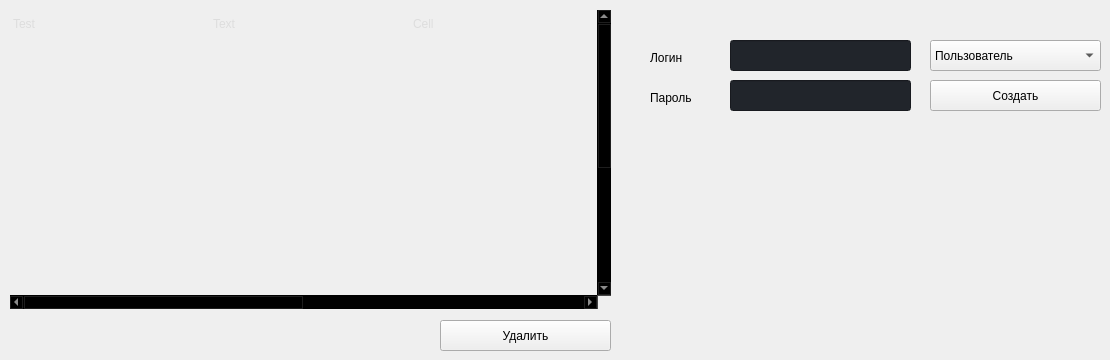
                     <widget class="QWidget" name="adduser_page">
                      <widget class="QTableWidget" name="adduser_user_table">
                       <property name="geometry">
                        <rect>
                         <x>10</x>
                         <y>10</y>
                         <width>601</width>
                         <height>299</height>
                        </rect>
                       </property>
                       <property name="sizePolicy">
                        <sizepolicy hsizetype="Expanding" vsizetype="Expanding">
                         <horstretch>0</horstretch>
                         <verstretch>0</verstretch>
                        </sizepolicy>
                       </property>
                       <property name="palette">
                        <palette>
                         <active>
                          <colorrole role="WindowText">
                           <brush brushstyle="SolidPattern">
                            <color alpha="255">
                             <red>221</red>
                             <green>221</green>
                             <blue>221</blue>
                            </color>
                           </brush>
                          </colorrole>
                          <colorrole role="Button">
                           <brush brushstyle="SolidPattern">
                            <color alpha="0">
                             <red>0</red>
                             <green>0</green>
                             <blue>0</blue>
                            </color>
                           </brush>
                          </colorrole>
                          <colorrole role="Text">
                           <brush brushstyle="SolidPattern">
                            <color alpha="255">
                             <red>221</red>
                             <green>221</green>
                             <blue>221</blue>
                            </color>
                           </brush>
                          </colorrole>
                          <colorrole role="ButtonText">
                           <brush brushstyle="SolidPattern">
                            <color alpha="255">
                             <red>221</red>
                             <green>221</green>
                             <blue>221</blue>
                            </color>
                           </brush>
                          </colorrole>
                          <colorrole role="Base">
                           <brush brushstyle="NoBrush">
                            <color alpha="255">
                             <red>0</red>
                             <green>0</green>
                             <blue>0</blue>
                            </color>
                           </brush>
                          </colorrole>
                          <colorrole role="Window">
                           <brush brushstyle="SolidPattern">
                            <color alpha="0">
                             <red>0</red>
                             <green>0</green>
                             <blue>0</blue>
                            </color>
                           </brush>
                          </colorrole>
                          <colorrole role="PlaceholderText">
                           <brush brushstyle="SolidPattern">
                            <color alpha="128">
                             <red>221</red>
                             <green>221</green>
                             <blue>221</blue>
                            </color>
                           </brush>
                          </colorrole>
                         </active>
                         <inactive>
                          <colorrole role="WindowText">
                           <brush brushstyle="SolidPattern">
                            <color alpha="255">
                             <red>221</red>
                             <green>221</green>
                             <blue>221</blue>
                            </color>
                           </brush>
                          </colorrole>
                          <colorrole role="Button">
                           <brush brushstyle="SolidPattern">
                            <color alpha="0">
                             <red>0</red>
                             <green>0</green>
                             <blue>0</blue>
                            </color>
                           </brush>
                          </colorrole>
                          <colorrole role="Text">
                           <brush brushstyle="SolidPattern">
                            <color alpha="255">
                             <red>221</red>
                             <green>221</green>
                             <blue>221</blue>
                            </color>
                           </brush>
                          </colorrole>
                          <colorrole role="ButtonText">
                           <brush brushstyle="SolidPattern">
                            <color alpha="255">
                             <red>221</red>
                             <green>221</green>
                             <blue>221</blue>
                            </color>
                           </brush>
                          </colorrole>
                          <colorrole role="Base">
                           <brush brushstyle="NoBrush">
                            <color alpha="255">
                             <red>0</red>
                             <green>0</green>
                             <blue>0</blue>
                            </color>
                           </brush>
                          </colorrole>
                          <colorrole role="Window">
                           <brush brushstyle="SolidPattern">
                            <color alpha="0">
                             <red>0</red>
                             <green>0</green>
                             <blue>0</blue>
                            </color>
                           </brush>
                          </colorrole>
                          <colorrole role="PlaceholderText">
                           <brush brushstyle="SolidPattern">
                            <color alpha="128">
                             <red>221</red>
                             <green>221</green>
                             <blue>221</blue>
                            </color>
                           </brush>
                          </colorrole>
                         </inactive>
                         <disabled>
                          <colorrole role="WindowText">
                           <brush brushstyle="SolidPattern">
                            <color alpha="255">
                             <red>221</red>
                             <green>221</green>
                             <blue>221</blue>
                            </color>
                           </brush>
                          </colorrole>
                          <colorrole role="Button">
                           <brush brushstyle="SolidPattern">
                            <color alpha="0">
                             <red>0</red>
                             <green>0</green>
                             <blue>0</blue>
                            </color>
                           </brush>
                          </colorrole>
                          <colorrole role="Text">
                           <brush brushstyle="SolidPattern">
                            <color alpha="255">
                             <red>221</red>
                             <green>221</green>
                             <blue>221</blue>
                            </color>
                           </brush>
                          </colorrole>
                          <colorrole role="ButtonText">
                           <brush brushstyle="SolidPattern">
                            <color alpha="255">
                             <red>221</red>
                             <green>221</green>
                             <blue>221</blue>
                            </color>
                           </brush>
                          </colorrole>
                          <colorrole role="Base">
                           <brush brushstyle="NoBrush">
                            <color alpha="255">
                             <red>0</red>
                             <green>0</green>
                             <blue>0</blue>
                            </color>
                           </brush>
                          </colorrole>
                          <colorrole role="Window">
                           <brush brushstyle="SolidPattern">
                            <color alpha="0">
                             <red>0</red>
                             <green>0</green>
                             <blue>0</blue>
                            </color>
                           </brush>
                          </colorrole>
                          <colorrole role="PlaceholderText">
                           <brush brushstyle="SolidPattern">
                            <color alpha="128">
                             <red>221</red>
                             <green>221</green>
                             <blue>221</blue>
                            </color>
                           </brush>
                          </colorrole>
                         </disabled>
                        </palette>
                       </property>
                       <property name="frameShape">
                        <enum>QFrame::Shape::NoFrame</enum>
                       </property>
                       <property name="verticalScrollBarPolicy">
                        <enum>Qt::ScrollBarPolicy::ScrollBarAlwaysOn</enum>
                       </property>
                       <property name="sizeAdjustPolicy">
                        <enum>QAbstractScrollArea::SizeAdjustPolicy::AdjustToContents</enum>
                       </property>
                       <property name="editTriggers">
                        <set>QAbstractItemView::EditTrigger::NoEditTriggers</set>
                       </property>
                       <property name="selectionMode">
                        <enum>QAbstractItemView::SelectionMode::SingleSelection</enum>
                       </property>
                       <property name="selectionBehavior">
                        <enum>QAbstractItemView::SelectionBehavior::SelectRows</enum>
                       </property>
                       <property name="horizontalScrollMode">
                        <enum>QAbstractItemView::ScrollMode::ScrollPerItem</enum>
                       </property>
                       <property name="showGrid">
                        <bool>true</bool>
                       </property>
                       <property name="gridStyle">
                        <enum>Qt::PenStyle::SolidLine</enum>
                       </property>
                       <property name="sortingEnabled">
                        <bool>false</bool>
                       </property>
                       <attribute name="horizontalHeaderVisible">
                        <bool>false</bool>
                       </attribute>
                       <attribute name="horizontalHeaderCascadingSectionResizes">
                        <bool>true</bool>
                       </attribute>
                       <attribute name="horizontalHeaderDefaultSectionSize">
                        <number>200</number>
                       </attribute>
                       <attribute name="horizontalHeaderStretchLastSection">
                        <bool>true</bool>
                       </attribute>
                       <attribute name="verticalHeaderVisible">
                        <bool>false</bool>
                       </attribute>
                       <attribute name="verticalHeaderCascadingSectionResizes">
                        <bool>false</bool>
                       </attribute>
                       <attribute name="verticalHeaderHighlightSections">
                        <bool>false</bool>
                       </attribute>
                       <attribute name="verticalHeaderStretchLastSection">
                        <bool>true</bool>
                       </attribute>
                       <row>
                        <property name="text">
                         <string>New Row</string>
                        </property>
                        <property name="font">
                         <font>
                          <family>Segoe UI</family>
                         </font>
                        </property>
                       </row>
                       <row>
                        <property name="text">
                         <string>New Row</string>
                        </property>
                       </row>
                       <row>
                        <property name="text">
                         <string>New Row</string>
                        </property>
                       </row>
                       <row>
                        <property name="text">
                         <string>New Row</string>
                        </property>
                       </row>
                       <row>
                        <property name="text">
                         <string>New Row</string>
                        </property>
                       </row>
                       <row>
                        <property name="text">
                         <string>New Row</string>
                        </property>
                       </row>
                       <row>
                        <property name="text">
                         <string>New Row</string>
                        </property>
                       </row>
                       <row>
                        <property name="text">
                         <string>New Row</string>
                        </property>
                       </row>
                       <row>
                        <property name="text">
                         <string>New Row</string>
                        </property>
                       </row>
                       <row>
                        <property name="text">
                         <string>New Row</string>
                        </property>
                       </row>
                       <row>
                        <property name="text">
                         <string>New Row</string>
                        </property>
                       </row>
                       <row>
                        <property name="text">
                         <string>New Row</string>
                        </property>
                       </row>
                       <row>
                        <property name="text">
                         <string>New Row</string>
                        </property>
                       </row>
                       <row>
                        <property name="text">
                         <string>New Row</string>
                        </property>
                       </row>
                       <row>
                        <property name="text">
                         <string>New Row</string>
                        </property>
                       </row>
                       <row>
                        <property name="text">
                         <string>New Row</string>
                        </property>
                       </row>
                       <column>
                        <property name="text">
                         <string>0</string>
                        </property>
                       </column>
                       <column>
                        <property name="text">
                         <string>1</string>
                        </property>
                       </column>
                       <column>
                        <property name="text">
                         <string>2</string>
                        </property>
                       </column>
                       <column>
                        <property name="text">
                         <string>3</string>
                        </property>
                       </column>
                       <item row="0" column="0">
                        <property name="text">
                         <string>Test</string>
                        </property>
                       </item>
                       <item row="0" column="1">
                        <property name="text">
                         <string>Text</string>
                        </property>
                       </item>
                       <item row="0" column="2">
                        <property name="text">
                         <string>Cell</string>
                        </property>
                       </item>
                       <item row="0" column="3">
                        <property name="text">
                         <string>Line</string>
                        </property>
                       </item>
                      </widget>
                      <widget class="QPushButton" name="adduser_button_create">
                       <property name="geometry">
                        <rect>
                         <x>930</x>
                         <y>80</y>
                         <width>171</width>
                         <height>31</height>
                        </rect>
                       </property>
                       <property name="text">
                        <string>Создать</string>
                       </property>
                      </widget>
                      <widget class="QLineEdit" name="adduser_login">
                       <property name="geometry">
                        <rect>
                         <x>730</x>
                         <y>40</y>
                         <width>181</width>
                         <height>31</height>
                        </rect>
                       </property>
                       <property name="minimumSize">
                        <size>
                         <width>0</width>
                         <height>30</height>
                        </size>
                       </property>
                       <property name="styleSheet">
                        <string notr="true">background-color: rgb(33, 37, 43);</string>
                       </property>
                       <property name="text">
                        <string/>
                       </property>
                       <property name="placeholderText">
                        <string/>
                       </property>
                      </widget>
                      <widget class="QComboBox" name="adduser_select_role">
                       <property name="geometry">
                        <rect>
                         <x>930</x>
                         <y>40</y>
                         <width>171</width>
                         <height>31</height>
                        </rect>
                       </property>
                       <property name="placeholderText">
                        <string notr="true" comment="123" extracomment="123"/>
                       </property>
                       <item>
                        <property name="text">
                         <string>Пользователь</string>
                        </property>
                       </item>
                       <item>
                        <property name="text">
                         <string>Администратор</string>
                        </property>
                       </item>
                      </widget>
                      <widget class="QLineEdit" name="adduser_password">
                       <property name="geometry">
                        <rect>
                         <x>730</x>
                         <y>80</y>
                         <width>181</width>
                         <height>31</height>
                        </rect>
                       </property>
                       <property name="minimumSize">
                        <size>
                         <width>0</width>
                         <height>30</height>
                        </size>
                       </property>
                       <property name="styleSheet">
                        <string notr="true">background-color: rgb(33, 37, 43);</string>
                       </property>
                       <property name="text">
                        <string/>
                       </property>
                       <property name="placeholderText">
                        <string/>
                       </property>
                      </widget>
                      <widget class="QPushButton" name="adduser_button_delete">
                       <property name="geometry">
                        <rect>
                         <x>440</x>
                         <y>320</y>
                         <width>171</width>
                         <height>31</height>
                        </rect>
                       </property>
                       <property name="text">
                        <string>Удалить</string>
                       </property>
                      </widget>
                      <widget class="QLabel" name="login">
                       <property name="geometry">
                        <rect>
                         <x>650</x>
                         <y>50</y>
                         <width>71</width>
                         <height>16</height>
                        </rect>
                       </property>
                       <property name="text">
                        <string>Логин</string>
                       </property>
                      </widget>
                      <widget class="QLabel" name="password">
                       <property name="geometry">
                        <rect>
                         <x>650</x>
                         <y>90</y>
                         <width>71</width>
                         <height>16</height>
                        </rect>
                       </property>
                       <property name="text">
                        <string>Пароль</string>
                       </property>
                      </widget>
                     </widget>
